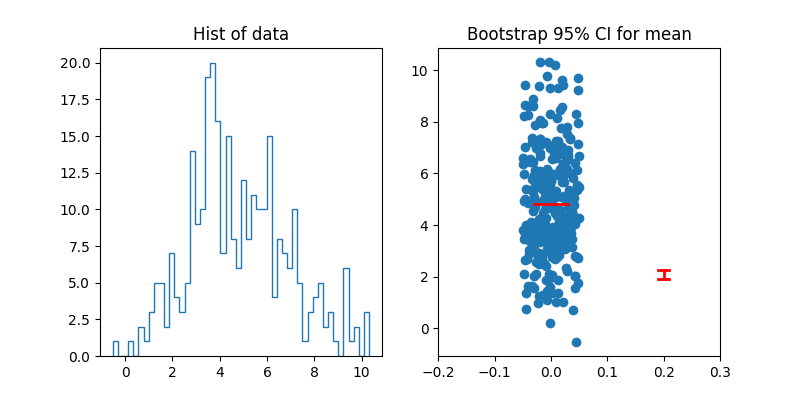

Write Python code to recreate this figure.
"""use of bootstrap to calc 95% confidence interval of a random
sample based on the mean and the std"""
import numpy as np
import numpy.random as npr
import pylab

def bootstrap(data,num_samples,statistic,alpha):
    #Returns bootstrap estimate of 100*(1-alpha) CI for stat
    n=len(data)
    idx=npr.randint(0,n,(num_samples,n))
    samples=data[idx]
    stat=np.sort(statistic(samples,1))
    return (stat[int((alpha/2.0)*num_samples)],stat[int((1-alpha/2.0)*num_samples)])

if __name__=='__main__':
    #data of interest is bimodal and not normal
    x=np.concatenate([npr.normal(3,1,100),npr.normal(6,2,200)])
    #find mean 95% CI and 10^5 bootstrap samples
    low,high=bootstrap(x,100000,np.std,0.05)
    #low,high=bootstrap(x,100000,np.mean,0.05)
    #plotting
    pylab.figure(figsize=(8,4))
    pylab.subplot(121)
    pylab.hist(x,50,histtype='step')
    pylab.title('Hist of data')
    pylab.subplot(122)
    pylab.plot([-0.03,0.03],[np.mean(x),np.mean(x)],'r',linewidth=2)
    pylab.scatter(0.1*(npr.random(len(x))-0.5),x)
    pylab.plot([0.19,0.21],[low,low],'r',linewidth=2)
    pylab.plot([0.19,0.21],[high,high],'r',linewidth=2)
    pylab.plot([0.2,0.2],[low,high],'r',linewidth=2)
    pylab.xlim([-0.2,0.3])
    pylab.title('Bootstrap 95% CI for mean')#95%confidence interval
    pylab.savefig('data_anl.png')
    
